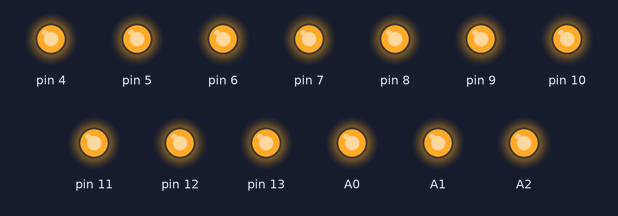
The sketch below on a simulated Arduino Uno, built with avr-gcc and run on an emulated ATmega328P. Parts: output pins drawn as LEDs (lit = HIGH).

Above: at 0.2 s.
At 1.7 s:
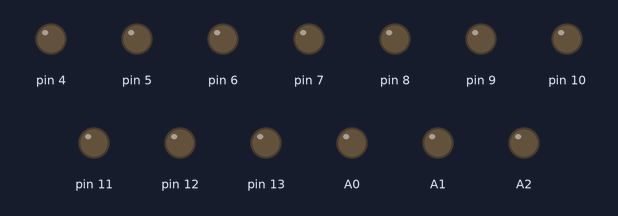
Timing chart, 0 to 3.0 s (numbered marks = the images above):
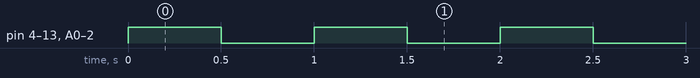

The sketch:

BlinkAllNormal.ino
```cpp
void setup() {
  pinMode(4,OUTPUT);
  pinMode(5,OUTPUT);
  pinMode(6,OUTPUT);
  pinMode(7,OUTPUT);
  pinMode(8,OUTPUT);
  pinMode(9,OUTPUT);
  pinMode(10,OUTPUT);
  pinMode(11,OUTPUT);
  pinMode(12,OUTPUT);
  pinMode(13,OUTPUT);
  pinMode(A0,OUTPUT);
  pinMode(A1,OUTPUT);
  pinMode(A2,OUTPUT);
}
void loop() {
  digitalWrite(4,HIGH);
  digitalWrite(5,HIGH);
  digitalWrite(6,HIGH);
  digitalWrite(7,HIGH);
  digitalWrite(8,HIGH);
  digitalWrite(9,HIGH);
  digitalWrite(10,HIGH);
  digitalWrite(11,HIGH);
  digitalWrite(12,HIGH);
  digitalWrite(13,HIGH);
  digitalWrite(A0,HIGH);
  digitalWrite(A1,HIGH);
  digitalWrite(A2,HIGH);

  delay(500);
  digitalWrite(4,LOW);
  digitalWrite(5,LOW);
  digitalWrite(6,LOW);
  digitalWrite(7,LOW);
  digitalWrite(8,LOW);
  digitalWrite(9,LOW);
  digitalWrite(10,LOW);
  digitalWrite(11,LOW);
  digitalWrite(12,LOW);
  digitalWrite(13,LOW);

  digitalWrite(A0,LOW);
  digitalWrite(A1,LOW);
  digitalWrite(A2,LOW);
  delay(500);
}
```

Measured:
- by itself, pin 4–13, A0–2: alternates HIGH for 0.50 s and LOW for 0.50 s
